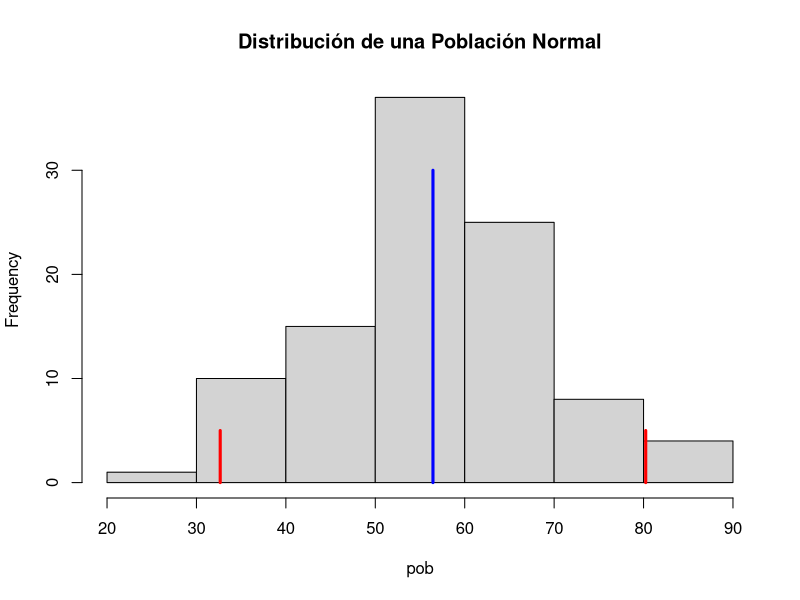
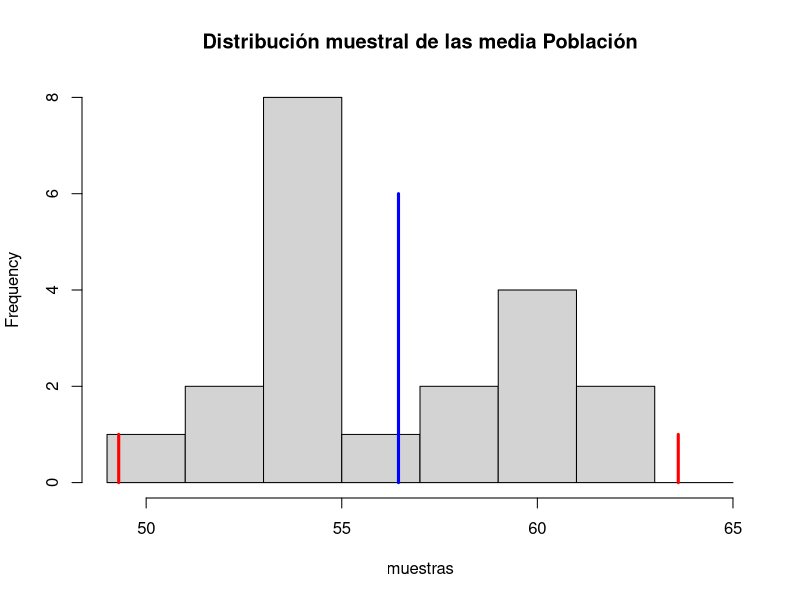

Here is the R script that generated these plots, in order:
pob <- round(rnorm(100, mean=55, sd=12))

print(shapiro.test(pob))

hist(pob, main ='Distribución de una Población Normal')

mp = mean(pob)

points(c(mp, mp), c(0,30), type ='l', lwd=3, col='blue')

sd1 = sd(pob)

ss1 = sum(mp - 2*sd1 < pob & pob < mp + 2*sd1)

cat('porcentaje de medidas de la población de la media a dos desviaciones estàndar= ', ss1)

points(c(mp-2*sd1, mp-2*sd1), c(0,5), type ='l', lwd=3, col='red')

points(c(mp+2*sd1, mp+2*sd1), c(0,5), type ='l', lwd=3, col='red')


num_muestras = 20
muestras = c()

for (i in 1: num_muestras){
	mm <- sample(pob, 12, replace=T)
	muestras <- c(muestras, round(mean(mm)))
}

x1 = min(muestras)-2
x2 = max(muestras)+2

xx = seq(x1, x2, 2)
print(shapiro.test(muestras))
hist(muestras, breaks=xx, main ='Distribución muestral de las media Población')

mp = mean(muestras)

points(c(mp, mp), c(0,6), type ='l', lwd=3, col='blue')

sd1 = sd(muestras)

ss1 = sum(mp - 2*sd1 < muestras & muestras < mp + 2*sd1)

cat('porcentaje de medidas de la población de la media a dos desviaciones estàndar= ', ss1*100/20)

points(c(mp-2*sd1, mp-2*sd1), c(0,1), type ='l', lwd=3, col='red')

points(c(mp+2*sd1, mp+2*sd1), c(0,1), type ='l', lwd=3, col='red')
